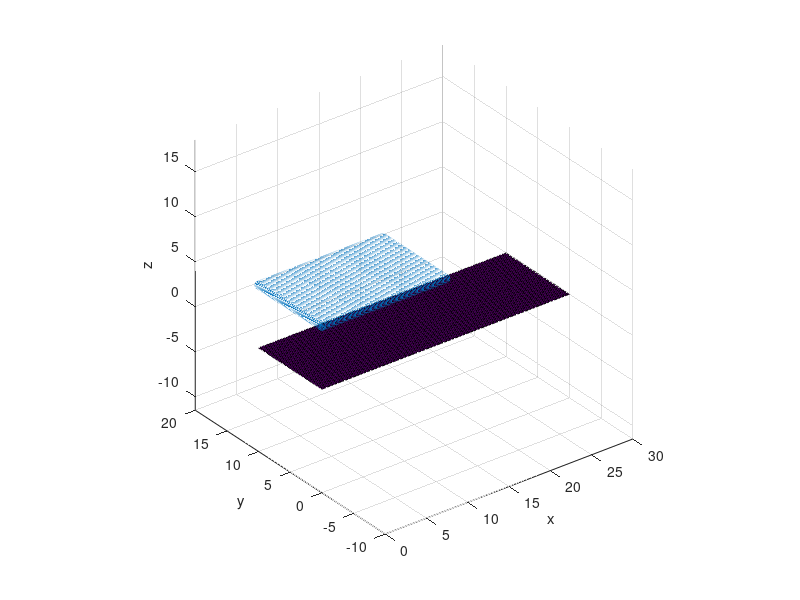
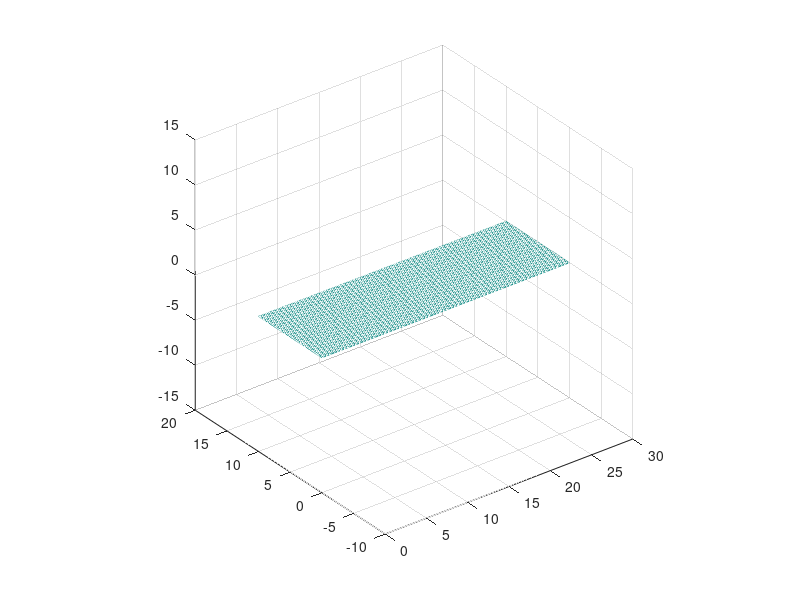
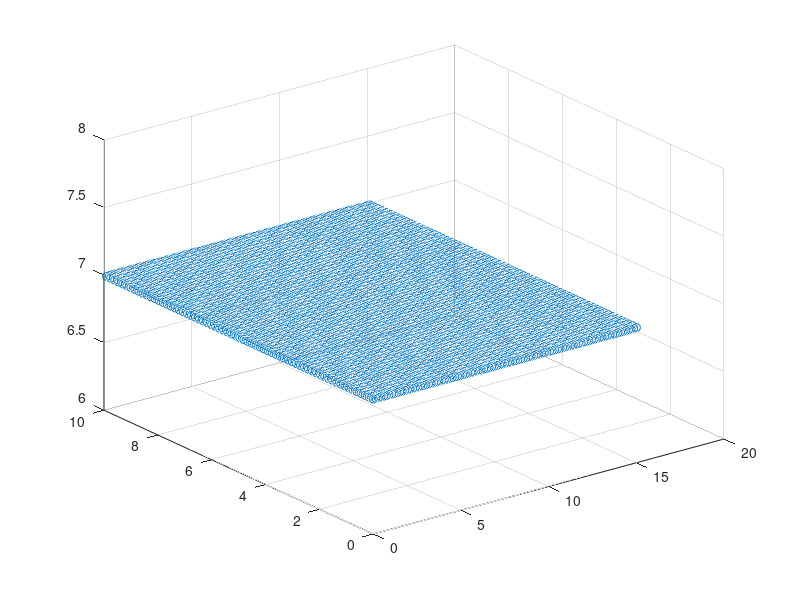

These figures' MATLAB source, in order:

clear all;
close all;
clc;



ndivrows = 60;
ndivcols = 180;

##hx = .5;
##hy = .5;

y = linspace (0, 10, ndivrows+1);
x = linspace (0, 30, ndivcols+1);
[X, Y] = meshgrid (x, y);



hx = 30/ndivcols;
hy = 10/ndivrows;

Z = 0.0*X;


##
##h = 0*Z;
##Ymin = 0; Ymax = 10; Xmin = 0; Xmax = 15;
##select = (Y>=Ymin & Y<=Ymax & X >=Xmin & X < Xmax);
##
##h(select)= 10 - Z(select);
##h(h < 0) = 0;




DX = 0.15; DY = 0.15;
[xp, yp] = meshgrid (0:DX:15, 0:DY:10);

%hp = interp2 (X, Y, h, xp, yp, 'linear');
hp = 7.*ones(size(xp));
hp = hp(:);
xp = xp(:);
yp = yp(:);

surf (X, Y, Z)
hold all
scatter3(xp, yp, hp)
axis equal
xlabel('x')
ylabel('y')
zlabel('z')

##hzero = find (hp <= 1);
##hp(hzero) = [];
##xp(hzero) = [];
##yp(hzero) = [];

immagine_out = uint16(Z);
imwrite (immagine_out, "sfondo.tif")

%%%%%%%%%%%%%%%%%%%%%%%%%%%%%%%%%%%%%%%%%%%%%%%%%%%%%%%%%%%%%%%%%%%%%%%%%%%%%



Zz        = double (Z);
[gx, gy]  = gradient (Zz);

Z    = Zz(:);
dZdx = gx(:);
dZdy = gy(:);


figure()
mesh(X,Y,Zz)
axis equal

figure()
scatter3(xp(:),yp(:),hp(:))


%% Constants
g     = 9.81;
xi    = 200;
vis   = 50;
ty    = 2000;
T     = 1.2;

%% Material point quantities initialization
nmp   = numel(xp);
rhosy = 1000.0;
Msys  = sum (hp*DX*DY*rhosy);
Mp    = Msys/nmp * ones(nmp, 1);
Vp    = Mp./rhosy;
Ap    = Vp./hp;
vp    = zeros (nmp,2);
BINGHAM = 0.0;
FRICTION = 0.0;
CFL = 0.01;
BC_FLAG = 1.0;

momp  = zeros (nmp,2);

Fb(:,1) = zeros (nmp,1);
Fb(:,2) = zeros (nmp,1);

%%
DATA = struct (
	   "x", xp, ...
	   "y", yp, ...
	   "Mp", Mp, ...
	   "Ap", Ap, ...
	   "vpx", vp(:,1), ...
	   "vpy", vp(:,2), ...
	   "Nex", ndivcols, ...
	   "Ney", ndivrows, ...
	   "hx", hx, ...
	   "hy", hy, ...
	   "hp", hp, ...
	   "mom_px", momp(:,1), ...
	   "mom_py", momp(:,2), ...
	   "g", g, ...
	   "T", T, ...
	   "xi", xi, ...
	   "vis", vis, ...
	   "ty", ty, ...
	   "rho", rhosy, ...
	   "Vp", Vp, ...
	   "Z", Z, ...
	   "dZdx", dZdx,
	   "dZdy", dZdy,
     "BINGHAM_ON", BINGHAM,
     "FRICTION_ON", FRICTION,
     "CFL", CFL,
     "BC_FLAG",BC_FLAG
	 );
json = jsonencode(DATA);

FID = fopen("DATA.json","w");
fprintf(FID,json);
fclose(FID);









